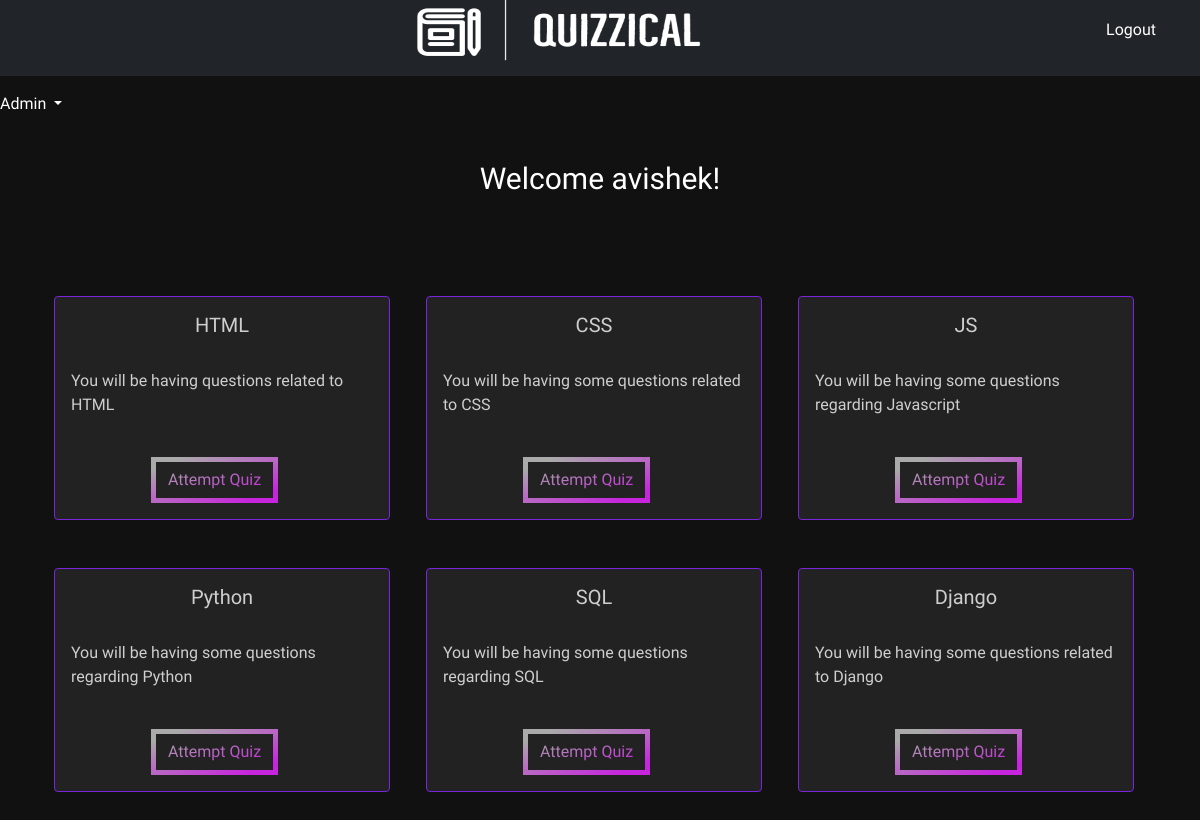
The app's page / (signed in) with its own data.
### home/models.py (models this page shows, shortened)
class Quiz(models.Model):
    name = models.CharField(max_length=50)
    desc = models.CharField(max_length=500)
    number_of_questions = models.IntegerField(default=1)
    time = models.IntegerField(help_text="Duration of the quiz in seconds", default="1")

### home/views.py (the view)
# urls.py: path("", views.index, name="index"),
def index(request):
    quiz = Quiz.objects.all()
    para = {'quiz' : quiz}
    return render(request, "index.html", para)

### home/templates/index.html (shortened to what this page needs)
{% extends 'base.html' %}
{% load static %}
{% block body %}
<br><br><br>
<div class="container">
  <div class="container mx-auto mt-2">
    <div class="row">
      {% for i in quiz %}
      <div class="col-md-4">
        <div class="card" style="width: 21rem;">
          <div class="card-body">
            <h5 class="card-title" style="text-align: center;">{{i.name}}</h5>
            <br>
            <p class="card-text">{{i.desc}}</p>
            <br>
            <button data-bs-target="#exampleModal" data-bs-toggle="modal" data-time="{{i.time}}"
              data-questions="{{i.number_of_questions}}" data-name="{{i.name}}" data-id="{{i.id}}" id="btn"
              style="justify-content: center;" class="attempt btn mr-2 modal-button">Attempt
              Quiz</button>
          </div>
        </div>
      </div>
      {% endfor %}
    </div>
  </div>
</div>
{% endblock %}

### home/templates/base.html (shortened to what this page needs)
{% load static%}
<!doctype html>
<html lang="en">
  <head>
    <link href="https://cdn.jsdelivr.net/npm/bootstrap@5.0.2/dist/css/bootstrap.min.css" rel="stylesheet">
  </head>
  <body>
    {% if user.is_authenticated %}
    <nav class="navbar navbar-expand-lg navbar-dark bg-dark">
      <div class="container-fluid">
        <ul  style = "display: flex; justify-content: space-between; align-items: center; flex-direction: row;  list-style-type: none; width: 100%;  ">
          <li class="navbar-brand"> <img src="{% static 'images/Quizzical_logo2.png'%}" class="rounded-pill image2" height="300px" width="400px"></li>
          <li id = "logout" class="nav-item"><a class="nav-link" href="/logout" style=" color:white; list-style-type: none; ">Logout</a></li>
        </ul>
          <div class="collapse navbar-collapse" id="navbarSupportedContent">
            <ul class="navbar-nav me-auto mb-2 mb-lg-0">
              <li class="nav-item">
                <a class="nav-link userwelcome" href="#" ></a>
              </li>
            </ul>
            {% endif %}
          </div>
        </nav>
        {% if user.is_superuser %}
        <div class="c navbar" id="navbarNavDarkDropdown">
          <ul class="navbar-nav">
            <li class="nav-item dropdown">
              <a class="nav-link dropdown-toggle admin" href="#" id="navbarDarkDropdownMenuLink" role="button" data-bs-toggle="dropdown" aria-expanded="false" style=" color:white; ">
                Admin
              </a>
            </li>
          </ul>
        </div>
        {% endif %}
      <br>
      <div class="container-fluid">
      <p class="text-center" style="color:white; font-size:30px;">Welcome {{request.user}}!</p>
      </div>
      {% block body %} {% endblock %}
    </body>
</html>

### home/templates/index.html (style rules this page uses)
.attempt { --gradient: linear-gradient(to left top, #c724dd 10%, #aaaaaa 90%) !important; }
body { background: #111; color:white; }
.card { background: #222; border: 1px solid #7a24dd; color: rgba(250, 250, 250, 0.8); margin-bottom: 3rem; }
#btn { border: 5px solid; border-image-slice: 1; background: var(--gradient) !important; -webkit-background-clip: text !important; -webkit-text-fill-color: transparent !important; border-image-source: var(--gradient) !important; text-decoration: none; position: relative; left: 80px; }
.container-fluid { height: 60px; }
* { font-family: 'Quantico', sans-serif; }

### records on screen
Quiz: name "HTML", desc "You will be having questions related to HTML"
Quiz: name "CSS", desc "You will be having some questions related to CSS"
Quiz: name "JS", desc "You will be having some questions regarding Javascript"
Quiz: name "Python", desc "You will be having some questions regarding Python"
Quiz: name "SQL", desc "You will be having some questions regarding SQL"
Quiz: name "Django", desc "You will be having some questions related to Django"

### other values on screen
{{ request.user }} "avishek"
